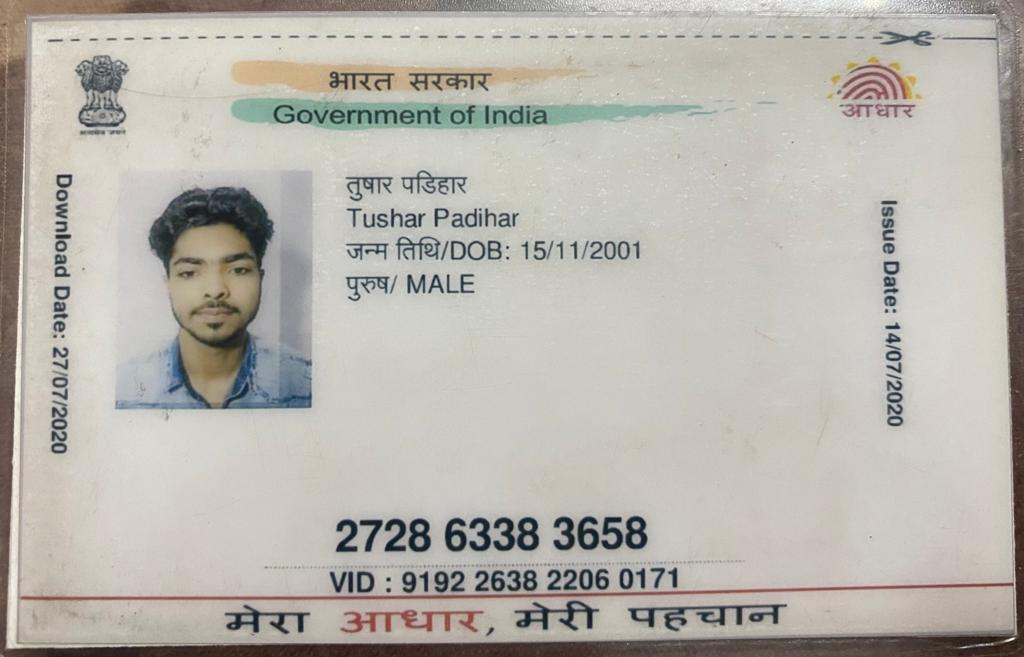
#> input picture aadharcard.jpg, 1024 x 657 px, found by its file name
$ python Aadhar.py
#> lines starting #> are read from the running program, lines starting #| are printed output that depends on the picture
import cv2
import numpy as np
import pytesseract
import matplotlib.pyplot as plt
import pandas as pd
from PIL import Image

def display(img,cmap='gray'):
  fig = plt.figure(figsize=(12,10))
  ax = fig.add_subplot(111)
  ax.imshow(img, cmap='gray')

img = cv2.imread(r"C:\Users\HP\OneDrive\Desktop\Document Verifier\aadharcard.jpg")
#> img is the input picture: shape (657, 1024, 3); mean B, G, R 172.8, 180.1, 183.4
gray = cv2.cvtColor(img, cv2.COLOR_BGR2RGB)
plt.imshow(img)
th, threshed = cv2.threshold(gray, 127, 255, cv2.THRESH_TRUNC)
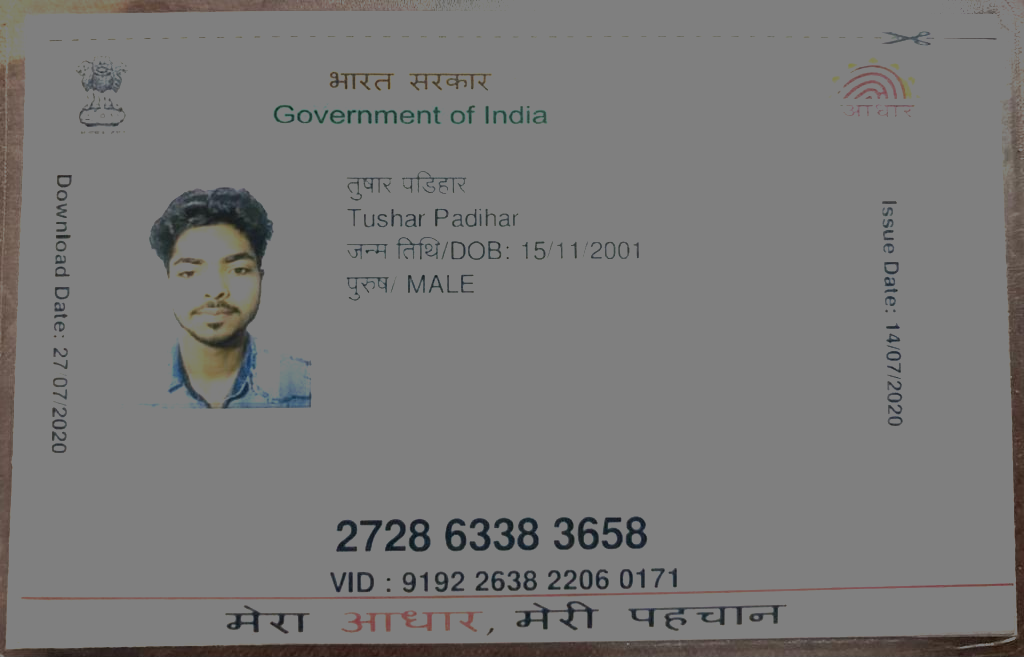
#> threshed: shape (657, 1024, 3); mean R, G, B 121.8, 121.1, 120.4
#> (the run stopped early here; a loop or call above may not have finished)
